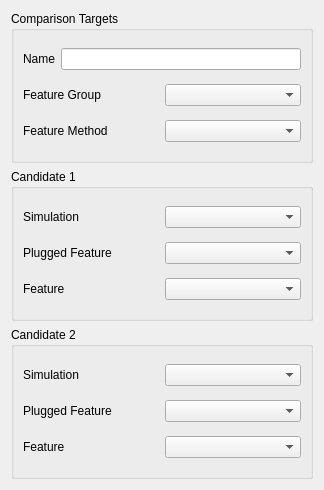
<?xml version="1.0" encoding="UTF-8"?>
<ui version="4.0">
 <class>SeismicLabGui::DlgSimulationComparison</class>
 <widget class="QWidget" name="SeismicLabGui::DlgSimulationComparison">
  <property name="geometry">
   <rect>
    <x>0</x>
    <y>0</y>
    <width>324</width>
    <height>490</height>
   </rect>
  </property>
  <property name="windowTitle">
   <string>Feature Parameters</string>
  </property>
  <property name="sizeGripEnabled" stdset="0">
   <bool>true</bool>
  </property>
  <layout class="QGridLayout" name="gridLayout">
   <item row="1" column="0">
    <widget class="QGroupBox" name="GroupBox5_3">
     <property name="title">
      <string>Candidate 1</string>
     </property>
     <layout class="QGridLayout" name="_3">
      <property name="leftMargin">
       <number>9</number>
      </property>
      <property name="topMargin">
       <number>9</number>
      </property>
      <property name="rightMargin">
       <number>9</number>
      </property>
      <property name="bottomMargin">
       <number>9</number>
      </property>
      <property name="spacing">
       <number>6</number>
      </property>
      <item row="1" column="0">
       <layout class="QHBoxLayout" name="horizontalLayout" stretch="0,0">
        <item>
         <widget class="QLabel" name="label">
          <property name="text">
           <string>Simulation</string>
          </property>
         </widget>
        </item>
        <item>
         <widget class="QComboBox" name="comboBox_Sim_Candidate1"/>
        </item>
       </layout>
      </item>
      <item row="3" column="0">
       <layout class="QHBoxLayout" name="horizontalLayout_10" stretch="0,0">
        <item>
         <widget class="QLabel" name="label_14">
          <property name="text">
           <string>Feature</string>
          </property>
         </widget>
        </item>
        <item>
         <widget class="QComboBox" name="comboBox_Feature_Candidate1"/>
        </item>
       </layout>
      </item>
      <item row="2" column="0">
       <layout class="QHBoxLayout" name="horizontalLayout_23" stretch="0,0">
        <item>
         <widget class="QLabel" name="label_25">
          <property name="text">
           <string>Plugged Feature</string>
          </property>
         </widget>
        </item>
        <item>
         <widget class="QComboBox" name="comboBox_PlggedFeature_Candidate1"/>
        </item>
       </layout>
      </item>
     </layout>
    </widget>
   </item>
   <item row="2" column="0">
    <widget class="QGroupBox" name="GroupBox5_4">
     <property name="title">
      <string>Candidate 2</string>
     </property>
     <layout class="QGridLayout" name="_4">
      <property name="leftMargin">
       <number>9</number>
      </property>
      <property name="topMargin">
       <number>9</number>
      </property>
      <property name="rightMargin">
       <number>9</number>
      </property>
      <property name="bottomMargin">
       <number>9</number>
      </property>
      <property name="spacing">
       <number>6</number>
      </property>
      <item row="1" column="0">
       <layout class="QHBoxLayout" name="horizontalLayout_2" stretch="0,0">
        <item>
         <widget class="QLabel" name="label_2">
          <property name="text">
           <string>Simulation</string>
          </property>
         </widget>
        </item>
        <item>
         <widget class="QComboBox" name="comboBox_Sim_Candidate2"/>
        </item>
       </layout>
      </item>
      <item row="3" column="0">
       <layout class="QHBoxLayout" name="horizontalLayout_13" stretch="0,0">
        <item>
         <widget class="QLabel" name="label_15">
          <property name="text">
           <string>Feature</string>
          </property>
         </widget>
        </item>
        <item>
         <widget class="QComboBox" name="comboBox_Feature_Candidate2"/>
        </item>
       </layout>
      </item>
      <item row="2" column="0">
       <layout class="QHBoxLayout" name="horizontalLayout_28" stretch="0,0">
        <item>
         <widget class="QLabel" name="label_30">
          <property name="text">
           <string>Plugged Feature</string>
          </property>
         </widget>
        </item>
        <item>
         <widget class="QComboBox" name="comboBox_PlggedFeature_Candidate2"/>
        </item>
       </layout>
      </item>
     </layout>
    </widget>
   </item>
   <item row="0" column="0">
    <widget class="QGroupBox" name="GroupBox5_6">
     <property name="title">
      <string>Comparison Targets</string>
     </property>
     <layout class="QGridLayout" name="_11">
      <property name="leftMargin">
       <number>9</number>
      </property>
      <property name="topMargin">
       <number>9</number>
      </property>
      <property name="rightMargin">
       <number>9</number>
      </property>
      <property name="bottomMargin">
       <number>9</number>
      </property>
      <property name="spacing">
       <number>6</number>
      </property>
      <item row="1" column="0">
       <layout class="QHBoxLayout" name="horizontalLayout_4" stretch="0,0">
        <item>
         <widget class="QLabel" name="label_4">
          <property name="text">
           <string>Feature Group</string>
          </property>
         </widget>
        </item>
        <item>
         <widget class="QComboBox" name="comboBox_FeatureGroup"/>
        </item>
       </layout>
      </item>
      <item row="2" column="0">
       <layout class="QHBoxLayout" name="horizontalLayout_30" stretch="0,0">
        <item>
         <widget class="QLabel" name="label_32">
          <property name="text">
           <string>Feature Method</string>
          </property>
         </widget>
        </item>
        <item>
         <widget class="QComboBox" name="comboBox_Method"/>
        </item>
       </layout>
      </item>
      <item row="0" column="0">
       <layout class="QHBoxLayout" name="horizontalLayout_8" stretch="0,0">
        <item>
         <widget class="QLabel" name="label_8">
          <property name="text">
           <string>Name</string>
          </property>
         </widget>
        </item>
        <item>
         <widget class="QLineEdit" name="lineEdit_Name"/>
        </item>
       </layout>
      </item>
     </layout>
    </widget>
   </item>
  </layout>
 </widget>
 <resources/>
 <connections/>
</ui>
